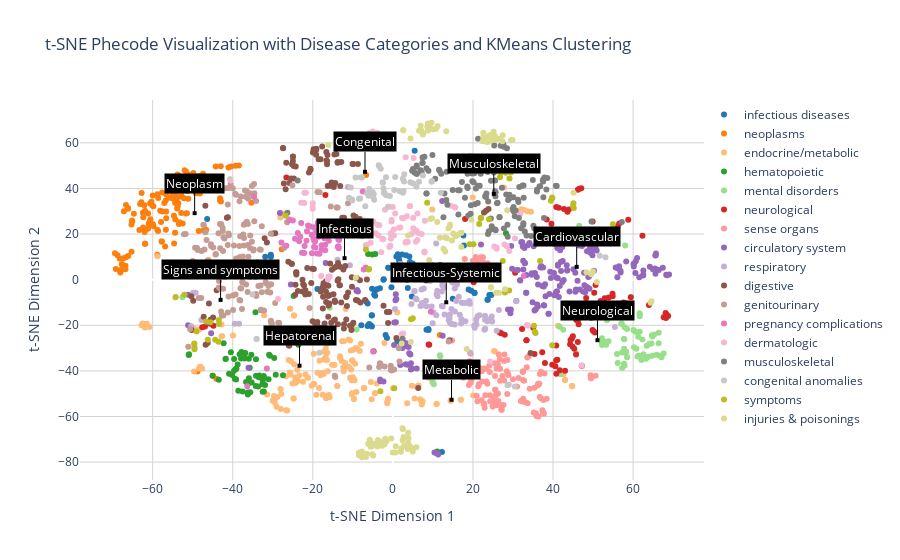

The notebook cell saved with this chart:
### Code cell
# Initialize the figure
fig = go.Figure()

# Plot points colored by disease category with hoverable text
for i, category in enumerate(df['category'].unique()):
    category_data = df[df['category'] == category]
    category_embedded = embedded_vectors[category_data.index]
    
    # Generate hover text for each point
    hover_texts = category_data.apply(lambda row: f"Phecode: {row['phecode']}<br>Phenotype: {row['phenotype']}", axis=1)
    
    fig.add_trace(go.Scatter(
        x=category_embedded[:, 0], y=category_embedded[:, 1],
        mode='markers',
        marker=dict(color=all_colors[i % len(all_colors)]),
        name=category,
        text=hover_texts,  # Assign hover text for each point
        hoverinfo='text+name'  # Display hover text and the trace name
    ))
    
# Calculate centroids in the t-SNE space
centroids = kmeans.cluster_centers_

# Annotations for cluster names
annotations = [dict(
    x=centroid[0], y=centroid[1],
    xref="x", yref="y",
    text=cluster_names[i],  # Cluster name as annotation text
    font=dict(color="white", size=12),
    align="center",
    bgcolor="black",  # Black background
    showarrow=True,
    arrowhead=7,
    ax=0,
    ay=-30,  # Adjust this offset to help with positioning
    arrowcolor="black"
) for i, centroid in enumerate(centroids)]

# Customize the layout with a white background and annotations
fig.update_layout(
    title='t-SNE Phecode Visualization with Disease Categories and KMeans Clustering',
    xaxis_title='t-SNE Dimension 1',
    yaxis_title='t-SNE Dimension 2',
    hovermode='closest',
    legend=dict(x=1, y=1, bgcolor='rgba(255, 255, 255, 0.5)'),
    annotations=annotations,  # Add the customized annotations
    plot_bgcolor='white',  # Set the plot background color to white
    paper_bgcolor='white',  # Set the paper (outer) background color to white
    xaxis=dict(
        showgrid=True,  # Show grid lines for the x-axis
        gridcolor='lightgray',  # Color of the grid lines
    ),
    yaxis=dict(
        showgrid=True,  # Show grid lines for the y-axis
        gridcolor='lightgray',  # Color of the grid lines
    )
)

# Show the figure
fig.show()
